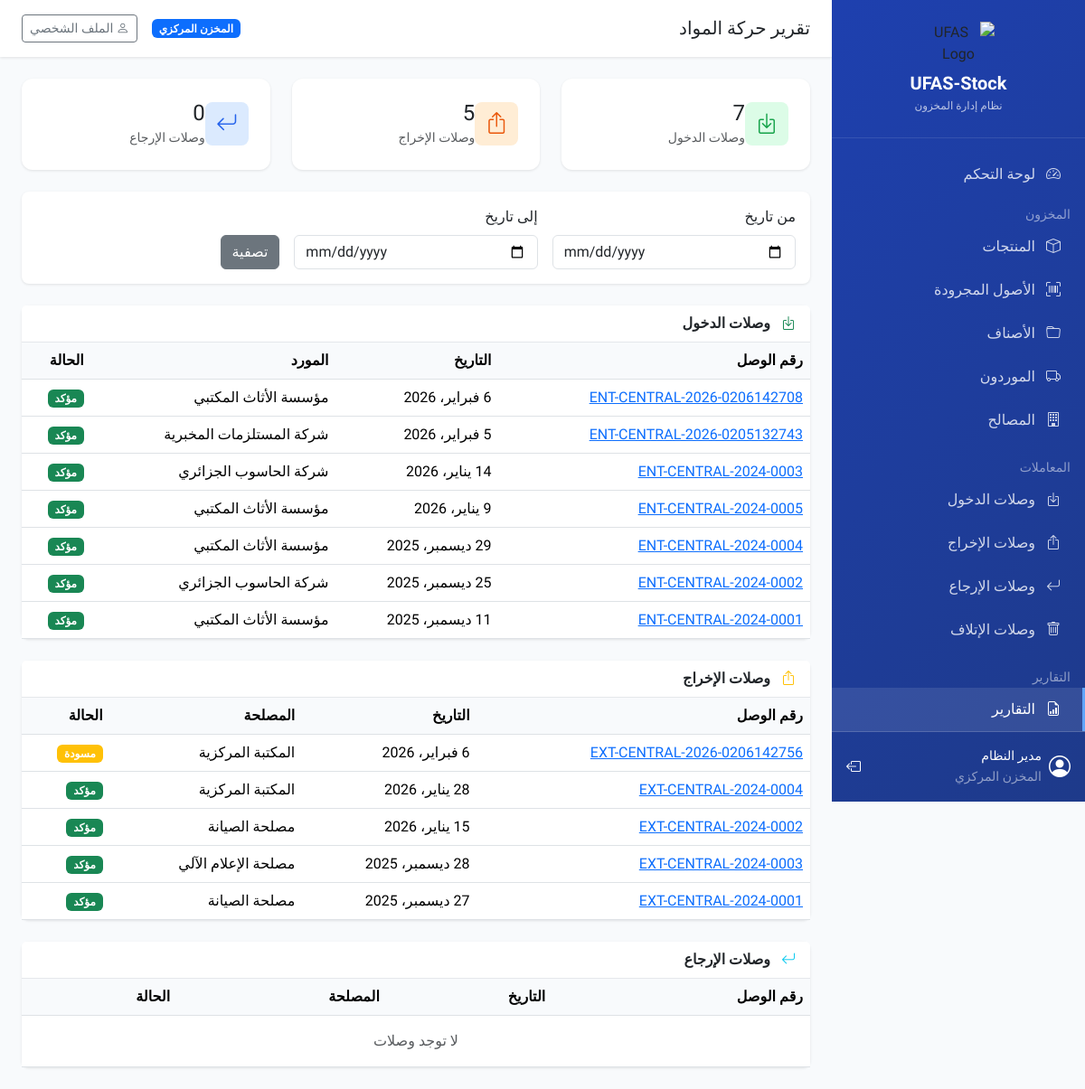
The page /reports/movements/ (signed in) on the database as committed earlier.
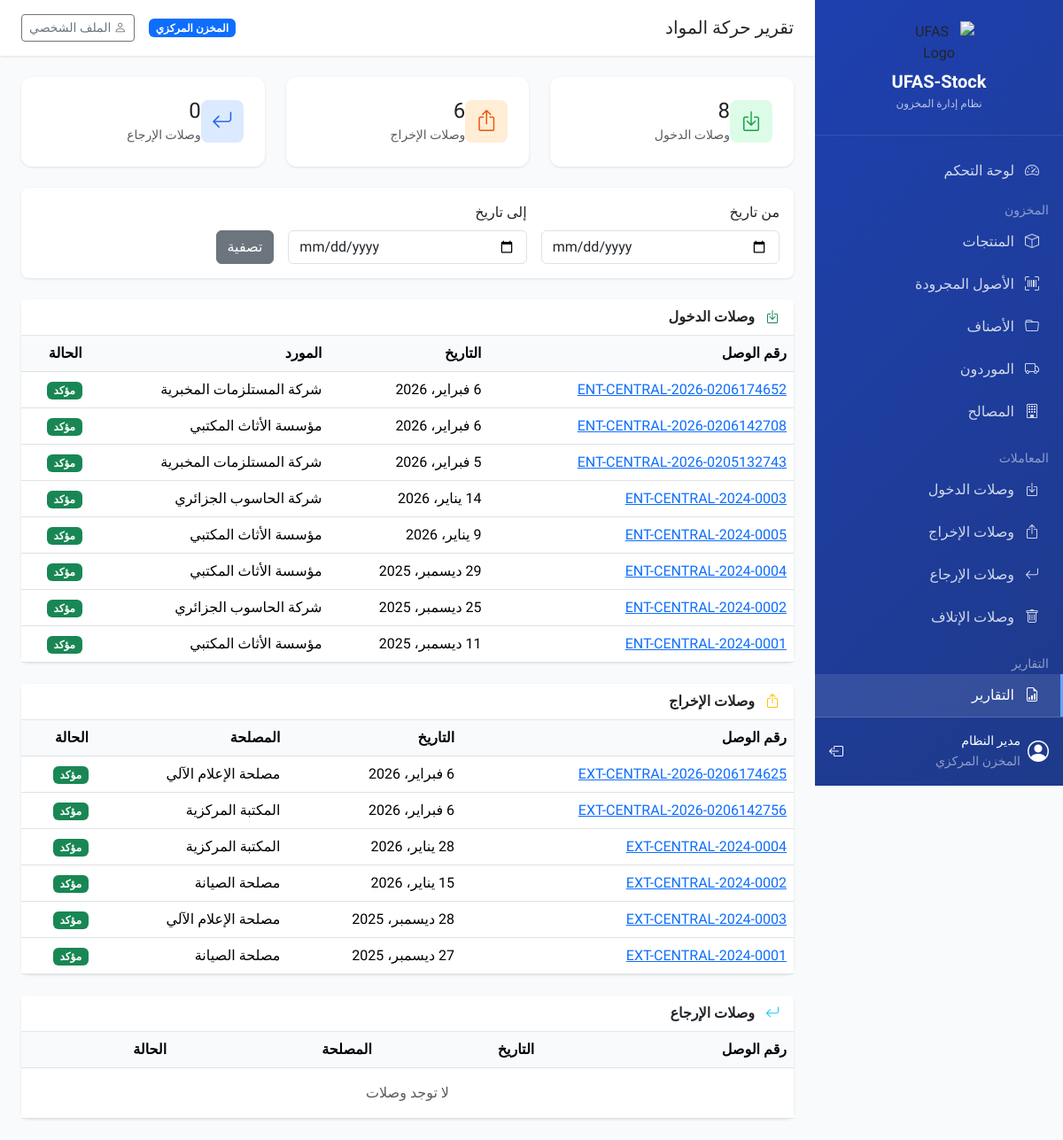
The same page on the database as committed later.
### transactions/models.py (models this page shows, shortened)
class BaseVoucher(models.Model):
    STATUS_CHOICES = [
        ('draft', 'مسودة'),
        ('confirmed', 'مؤكد'),
        ('cancelled', 'ملغى'),
    ]
    voucher_number = models.CharField('رقم الوصل', max_length=50)
    date = models.DateField('التاريخ')
    status = models.CharField('الحالة', max_length=20, choices=STATUS_CHOICES, default='draft')
    notes = models.TextField('ملاحظات', blank=True)
    tenant = models.ForeignKey(
        'core.Tenant',
        on_delete=models.CASCADE,
        verbose_name='الوحدة'
    )
    created_by = models.ForeignKey(
        'core.User',
        on_delete=models.SET_NULL,
        null=True,
        related_name='%(class)s_created',
        verbose_name='أنشئ بواسطة'
    )
    confirmed_by = models.ForeignKey(
        'core.User',
        on_delete=models.SET_NULL,
        null=True,
        blank=True,
        related_name='%(class)s_confirmed',
        verbose_name='أكد بواسطة'
    )
    created_at = models.DateTimeField('تاريخ الإنشاء', auto_now_add=True)
    updated_at = models.DateTimeField('تاريخ التحديث', auto_now=True)
    class Meta:
        abstract = True
        ordering = ['-date', '-created_at']

class EntryVoucher(BaseVoucher):
    supplier = models.ForeignKey(
        'inventory.Supplier',
        on_delete=models.SET_NULL,
        null=True,
        blank=True,
        related_name='entry_vouchers',
        verbose_name='المورد'
    )
    invoice_number = models.CharField('رقم الفاتورة', max_length=100, blank=True)
    invoice_date = models.DateField('تاريخ الفاتورة', null=True, blank=True)
    class Meta(BaseVoucher.Meta):
        verbose_name = 'وصل دخول'
        verbose_name_plural = 'وصلات الدخول'
        unique_together = ['voucher_number', 'tenant']

class ExitVoucher(BaseVoucher):
    department = models.ForeignKey(
        'inventory.Department',
        on_delete=models.SET_NULL,
        null=True,
        related_name='exit_vouchers',
        verbose_name='المصلحة المستفيدة'
    )
    recipient_name = models.CharField('اسم المستلم', max_length=200, blank=True)
    class Meta(BaseVoucher.Meta):
        verbose_name = 'وصل إخراج'
        verbose_name_plural = 'وصلات الإخراج'
        unique_together = ['voucher_number', 'tenant']

### inventory/models.py (models this page shows, shortened)
class Supplier(models.Model):
    name = models.CharField('اسم المورد', max_length=200)
    code = models.CharField('رمز المورد', max_length=50, blank=True)
    address = models.TextField('العنوان', blank=True)
    phone = models.CharField('الهاتف', max_length=20, blank=True)
    email = models.EmailField('البريد الإلكتروني', blank=True)
    tax_id = models.CharField('الرقم الجبائي', max_length=50, blank=True)
    tenant = models.ForeignKey(
        'core.Tenant',
        on_delete=models.CASCADE,
        related_name='suppliers',
        verbose_name='الوحدة',
        null=True,
        blank=True
    )
    is_active = models.BooleanField('نشط', default=True)
    created_at = models.DateTimeField('تاريخ الإنشاء', auto_now_add=True)
    class Meta:
        verbose_name = 'مورد'
        verbose_name_plural = 'الموردون'
        ordering = ['name']

class Department(models.Model):
    name = models.CharField('اسم المصلحة', max_length=200)
    code = models.CharField('رمز المصلحة', max_length=50, blank=True)
    responsible_name = models.CharField('اسم المسؤول', max_length=200, blank=True)
    phone = models.CharField('الهاتف', max_length=20, blank=True)
    tenant = models.ForeignKey(
        'core.Tenant',
        on_delete=models.CASCADE,
        related_name='departments',
        verbose_name='الوحدة'
    )
    is_active = models.BooleanField('نشطة', default=True)
    created_at = models.DateTimeField('تاريخ الإنشاء', auto_now_add=True)
    class Meta:
        verbose_name = 'مصلحة'
        verbose_name_plural = 'المصالح'
        ordering = ['name']

### reports/views.py (the view)
# urls.py: path('movements/', views.movements_report, name='movements_report'),
@login_required
def movements_report(request):
    date_from = request.GET.get('date_from')
    date_to = request.GET.get('date_to')
    entries = get_tenant_queryset(request, EntryVoucher).select_related('supplier')
    exits = get_tenant_queryset(request, ExitVoucher).select_related('department')
    returns = get_tenant_queryset(request, ReturnVoucher).select_related('department')
    if date_from:
        entries = entries.filter(date__gte=date_from)
        exits = exits.filter(date__gte=date_from)
        returns = returns.filter(date__gte=date_from)
    if date_to:
        entries = entries.filter(date__lte=date_to)
        exits = exits.filter(date__lte=date_to)
        returns = returns.filter(date__lte=date_to)
    summary = {
        'entries_count': entries.count(),
        'exits_count': exits.count(),
        'returns_count': returns.count(),
    }
    context = {
        'entries': entries[:50],
        'exits': exits[:50],
        'returns': returns[:50],
        'summary': summary,
        'date_from': date_from,
        'date_to': date_to,
    }
    return render(request, 'reports/movements_report.html', context)

### core/context_processors.py (called while the page is built)
def tenant_context(request):
    tenant = None
    if request.user.is_authenticated:
        tenant = getattr(request.user, 'tenant', None)
    return {
        'current_tenant': tenant,
        'is_super_admin': getattr(request.user, 'is_super_admin', False) if request.user.is_authenticated else False,
    }

### core/models.py (called while the page is built)
    @property
    def is_super_admin(self):
        return self.role == 'super_admin'

### reports/views.py (called while the page is built)
def get_tenant_queryset(request, model):
    if request.user.is_super_admin:
        return model.objects.all()
    return model.objects.filter(tenant=request.user.tenant)

### templates/reports/movements_report.html (shortened to what the changed rows need)
{% extends 'base.html' %}
{% load humanize %}
{% block content %}
<div class="row g-4 mb-4">
    <div class="col-md-4">
        <div class="stat-card green">
            <div class="d-flex align-items-center">
                <div class="me-3">
                    <h4 class="mb-0">{{ summary.entries_count|intcomma }}</h4>
                    <small class="text-muted">وصلات الدخول</small>
                </div>
            </div>
        </div>
    </div>
    <div class="col-md-4">
        <div class="stat-card orange">
            <div class="d-flex align-items-center">
                <div class="me-3">
                    <h4 class="mb-0">{{ summary.exits_count|intcomma }}</h4>
                    <small class="text-muted">وصلات الإخراج</small>
                </div>
            </div>
        </div>
    </div>
</div>
<div class="card mb-4">
    <div class="card-body p-0">
        <div class="table-responsive">
            <table class="table table-hover mb-0">
                <thead>
                    <tr>
                        <th>رقم الوصل</th>
                        <th>التاريخ</th>
                        <th>المورد</th>
                        <th>الحالة</th>
                    </tr>
                </thead>
                <tbody>
                    {% for v in entries %}
                    <tr>
                        <td><a href="{% url 'entry_voucher_detail' v.pk %}">{{ v.voucher_number }}</a></td>
                        <td>{{ v.date }}</td>
                        <td>{{ v.supplier.name|default:"-" }}</td>
                        <td><span class="badge bg-{% if v.status == 'confirmed' %}success{% else %}warning{% endif %}">{{ v.get_status_display }}</span></td>
                    </tr>
                    {% empty %}
                    <tr><td colspan="4" class="text-center text-muted py-3">لا توجد وصلات</td></tr>
                    {% endfor %}
                </tbody>
            </table>
        </div>
    </div>
</div>
<div class="card mb-4">
    <div class="card-body p-0">
        <div class="table-responsive">
            <table class="table table-hover mb-0">
                <thead>
                    <tr>
                        <th>رقم الوصل</th>
                        <th>التاريخ</th>
                        <th>المصلحة</th>
                        <th>الحالة</th>
                    </tr>
                </thead>
                <tbody>
                    {% for v in exits %}
                    <tr>
                        <td><a href="{% url 'exit_voucher_detail' v.pk %}">{{ v.voucher_number }}</a></td>
                        <td>{{ v.date }}</td>
                        <td>{{ v.department.name|default:"-" }}</td>
                        <td><span class="badge bg-{% if v.status == 'confirmed' %}success{% else %}warning{% endif %}">{{ v.get_status_display }}</span></td>
                    </tr>
                    {% empty %}
                    <tr><td colspan="4" class="text-center text-muted py-3">لا توجد وصلات</td></tr>
                    {% endfor %}
                </tbody>
            </table>
        </div>
    </div>
</div>
<div class="card">
    <div class="card-body p-0">
        <div class="table-responsive">
            <table class="table table-hover mb-0">
                <thead>
                    <tr>
                        <th>رقم الوصل</th>
                        <th>التاريخ</th>
                        <th>المصلحة</th>
                        <th>الحالة</th>
                    </tr>
                </thead>
            </table>
        </div>
    </div>
</div>
{% endblock %}

Rows that differ between the two databases and show on the page:
added EntryVoucher: voucher_number "ENT-CENTRAL-2026-0206174652", date "6 فبراير، 2026", supplier.name "شركة المستلزمات المخبرية", status "مؤكد"
added ExitVoucher: voucher_number "EXT-CENTRAL-2026-0206174625", date "6 فبراير، 2026", department.name "مصلحة الإعلام الآلي", status "مؤكد"
changed ExitVoucher "EXT-CENTRAL-2026-0206142756": status "مسودة" → "مؤكد"
Other text that changed with them:
{{ summary.entries_count|intcomma }}: "7" → "8"
{{ summary.exits_count|intcomma }}: "5" → "6"
